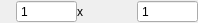
<?xml version="1.0" encoding="UTF-8"?>
<ui version="4.0">
 <class>Form</class>
 <widget class="QWidget" name="Form">
  <property name="geometry">
   <rect>
    <x>0</x>
    <y>0</y>
    <width>198</width>
    <height>20</height>
   </rect>
  </property>
  <property name="windowTitle">
   <string>Form</string>
  </property>
  <layout class="QHBoxLayout" name="horizontalLayout">
   <property name="spacing">
    <number>0</number>
   </property>
   <property name="margin">
    <number>0</number>
   </property>
   <item>
    <widget class="QLabel" name="label_2">
     <property name="minimumSize">
      <size>
       <width>16</width>
       <height>16</height>
      </size>
     </property>
     <property name="maximumSize">
      <size>
       <width>16</width>
       <height>16</height>
      </size>
     </property>
     <property name="pixmap">
      <pixmap resource="resources.qrc">:/size</pixmap>
     </property>
     <property name="scaledContents">
      <bool>true</bool>
     </property>
    </widget>
   </item>
   <item>
    <widget class="QSpinBox" name="spinBox">
     <property name="buttonSymbols">
      <enum>QAbstractSpinBox::NoButtons</enum>
     </property>
     <property name="minimum">
      <number>1</number>
     </property>
     <property name="maximum">
      <number>9999</number>
     </property>
    </widget>
   </item>
   <item>
    <widget class="QLabel" name="label">
     <property name="text">
      <string>x</string>
     </property>
    </widget>
   </item>
   <item>
    <widget class="QSpinBox" name="spinBox_2">
     <property name="buttonSymbols">
      <enum>QAbstractSpinBox::NoButtons</enum>
     </property>
     <property name="minimum">
      <number>1</number>
     </property>
     <property name="maximum">
      <number>9999</number>
     </property>
    </widget>
   </item>
  </layout>
 </widget>
 <resources>
  <include location="resources.qrc"/>
 </resources>
 <connections/>
</ui>
